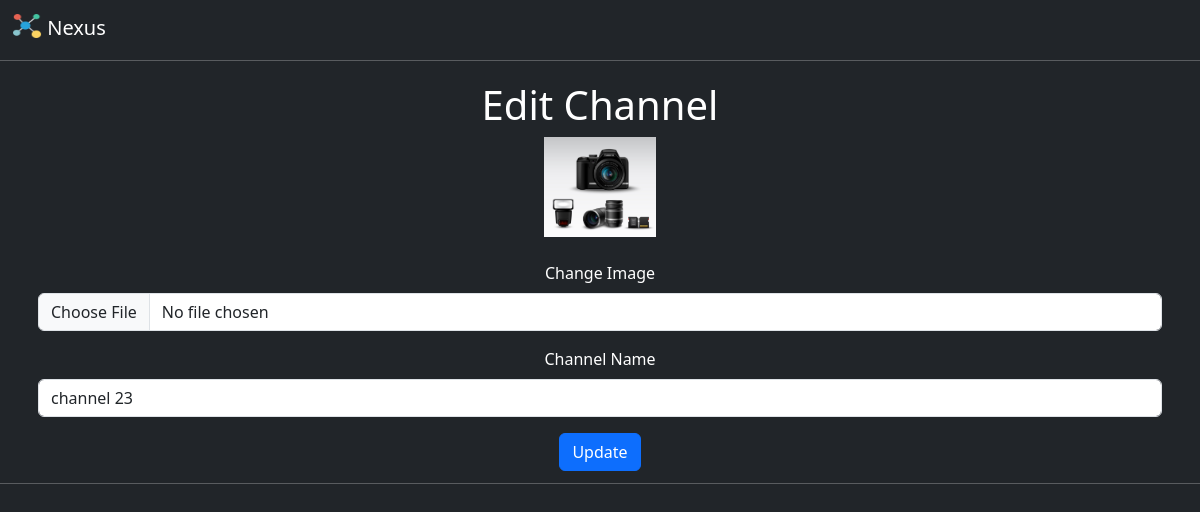
The app's page /edit_channel/3/ (signed in) with its own data.
### nexusapp/models.py (models this page shows, shortened)
class Channel(models.Model):
    profile_picture = models.ImageField(upload_to='channel_profile_pictures', blank=True, null=True)
    channel_name = models.CharField(max_length=50, default="Channel123")
    users = models.ManyToManyField(User, related_name='Channel_Group', blank=True)  # Many users can be in one workspace
    workspace = models.ForeignKey(Workspace, on_delete=models.CASCADE, related_name='channels', null=True, blank=True)
    @property
    def imageURL(self):
        try:
            url = self.profile_picture.url
        except:
            url = ''
        return url

### nexusapp/views.py (the view, shortened to what this page needs)
# urls.py: path('edit_channel/<int:pk>/', views.edit_channel, name='edit_channel'),
def edit_channel(request, pk):
    channel = get_object_or_404(Channel, pk=pk)
    context = {'channel': channel}
    return render(request, "edit_channel.html", context)

### nexusapp/templates/edit_channel.html (shortened to what this page needs)
<!doctype html>
{% load static %}
<html lang="en">
  <head>
    <link href="https://cdn.jsdelivr.net/npm/bootstrap@5.3.3/dist/css/bootstrap.min.css" rel="stylesheet">
    <link href="https://cdn.jsdelivr.net/npm/bootstrap@5.3.0-alpha1/dist/css/bootstrap.min.css" rel="stylesheet">
  </head>
  <body class="bg-dark">
{% if request.user.is_authenticated %}
    <nav class="navbar bg-dark">
        <div class="container-fluid">
          <a class="navbar-brand text-white" href="{% url 'index' %}" >
            <img src="{% static 'connection.png' %}" alt="Logo" width="30" height="24" class="d-inline-block align-text-top">
            Nexus
          </a>
        </div>
    </nav>
    <hr class="my-1" style="color:white;">
    <div class="container p-2">
        <div style="text-align:center;">
            <h1 class="my-2 text-white">Edit Channel</h1>
            <form method="POST" enctype="multipart/form-data">
                <a href="{{ channel.imageURL }}" target="_blank" style="color:white;">
                    <img src="{{ channel.imageURL }}" alt="Profile Picture" height="100px">
                </a>
                <br>
                <br>
                <div class="mb-3">
                    <label for="changeimage" class="form-label text-white">Change Image</label>
                    <input type="file" class="form-control" id="changeimage" name="img">
                </div>
                <div class="mb-3">
                    <label for="serviceCenterName" class="form-label text-white">Channel Name</label>
                    <input type="text" class="form-control" id="serviceCenterName" name="channel_name" value="{{ channel.channel_name }}">
                </div>
                <input type="submit" value="Update" class="btn btn-primary">
            </form>
        </div>
    </div>
    <hr class="my-1" style="color:white;">
{% endif %}
  </body>
</html>

### records on screen
Channel: imageURL (picture), channel_name "channel 23"
